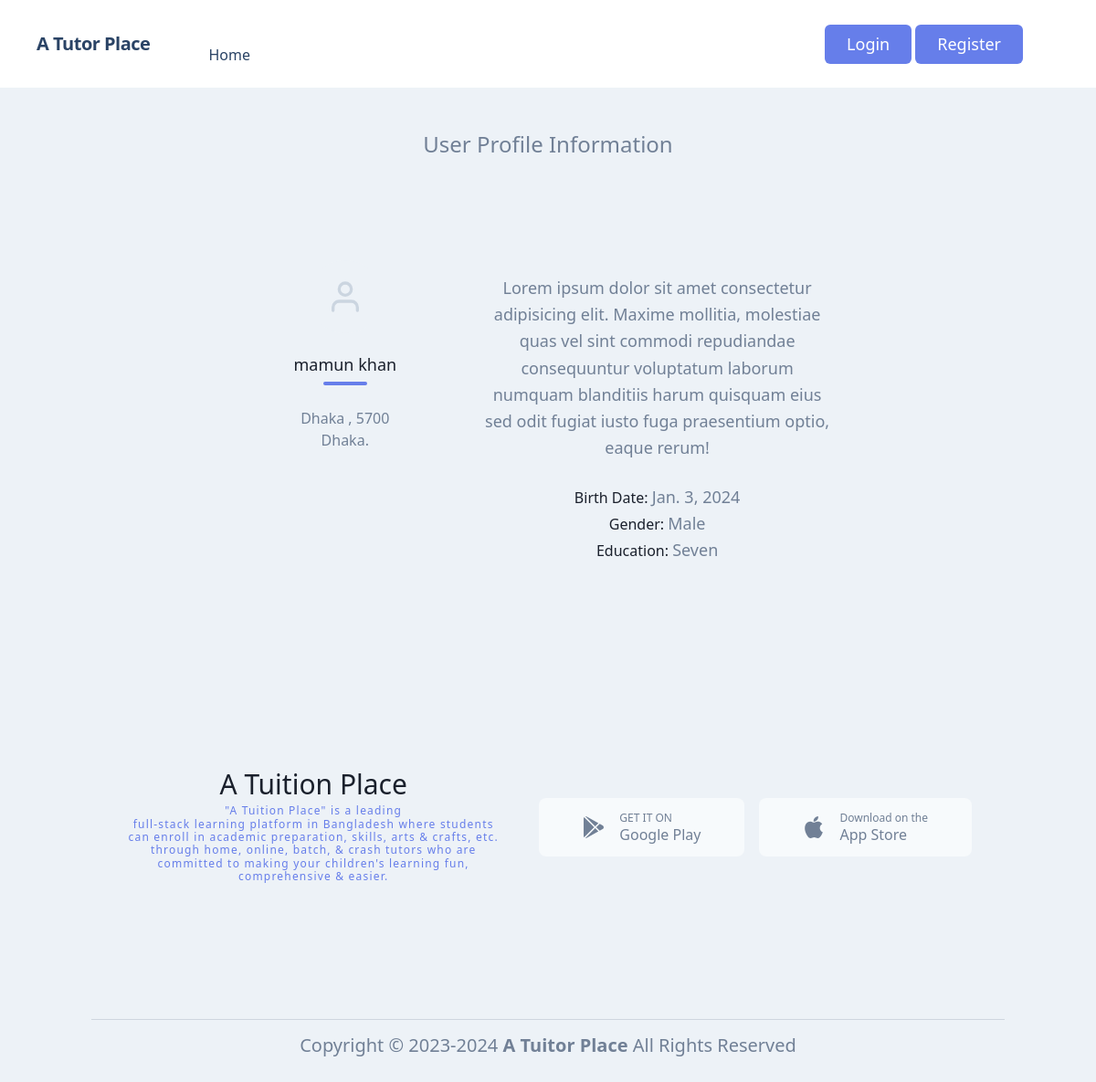
Screenshot of /profiles/user/2/ with the database file from the repository.
### users/models.py (models this page shows, shortened)
class UserAccountModels(models.Model):
    user = models.OneToOneField(
        User, related_name='account', on_delete=models.CASCADE)
    birth_date = models.DateField(null=True, blank=True)
    gender = models.CharField(max_length=10, choices=GENDER_TYPE)
    education = models.CharField(max_length=60)

class UserAddressModel(models.Model):
    user = models.OneToOneField(
        User, related_name='address', on_delete=models.CASCADE)
    street_address = models.CharField(max_length=100)
    city = models.CharField(max_length=100)
    postal_code = models.IntegerField()

### profiles/views.py (the view)
# urls.py: path('user/<int:user_id>/', views.user_profile, name='profile'),
def user_profile(request, user_id):
    user_account = UserAccountModels.objects.get(user__id=user_id)
    user_address = UserAddressModel.objects.get(user__id=user_id)
    context = {
        'user_account': user_account,
        'user_address': user_address,
    }
    return render(request, 'profile.html', context)

### profiles/templates/profile.html
{% extends "base.html" %}
{% load static %}
{% block content %}
<section class="text-gray-600 body-font">
        <h1 class='text-2xl text-center mt-5'>User Profile Information</h1>
        <div class="container px-5 pb-24 pt-10 mx-auto flex flex-col">
          <div class="lg:w-4/6 mx-auto">
            <div class="flex flex-col sm:flex-row mt-10">
              <div class="sm:w-1/3 text-center sm:pr-8 sm:py-8">
                <div class="w-20 h-20 rounded-full inline-flex items-center justify-center bg-gray-200 text-gray-400">
                  <svg fill="none" stroke="currentColor" stroke-linecap="round" stroke-linejoin="round" stroke-width="2" class="w-10 h-10" viewBox="0 0 24 24">
                    <path d="M20 21v-2a4 4 0 00-4-4H8a4 4 0 00-4 4v2"></path>
                    <circle cx="12" cy="7" r="4"></circle>
                  </svg>
                </div>
                <div class="flex flex-col items-center text-center justify-center">
                  <h2 class="font-medium title-font mt-4 text-gray-900 text-lg">{{ user_account.user.first_name }} {{ user_account.user.last_name }}</h2>
                  <div class="w-12 h-1 bg-indigo-500 rounded mt-2 mb-4"></div>
                  <p class="text-base">{{ user_address.street_address }} , {{ user_address.postal_code }} <br> {{ user_address.city }}.</p>
                </div>
              </div>
              <div class="sm:w-2/3 sm:pl-8 sm:py-8 sm:border-l border-gray-200 sm:border-t-0 border-t mt-4 pt-4 sm:mt-0 text-center sm:text-left">
                <p class="leading-relaxed text-lg mb-4">Lorem ipsum dolor sit amet consectetur adipisicing elit. Maxime mollitia,
                    molestiae quas vel sint commodi repudiandae consequuntur voluptatum laborum
                    numquam blanditiis harum quisquam eius sed odit fugiat iusto fuga praesentium
                    optio, eaque rerum!</p>
                <p class=""> <span class="text-gray-900">Birth Date: </span> <span class='leading-relaxed text-lg mb-4'>{{ user_account.birth_date }} </span></span></p>
                <p class=""> <span class="text-gray-900">Gender: </span> <span class='leading-relaxed text-lg mb-4'>{{ user_account.gender }} </span></span></p>
                <p class=""> <span class="text-gray-900">Education: </span> <span class='leading-relaxed text-lg mb-4'>{{ user_account.education }} </span></span></p>
              </div>
            </div>
          </div>
        </div>
      </section>
{% endblock %}

### rows the page displays
UserAccountModels: user.first_name "mamun", user.last_name "khan", birth_date "Jan. 3, 2024", gender "Male", education "Seven"
UserAddressModel: street_address "Dhaka", postal_code "5700", city "Dhaka"
